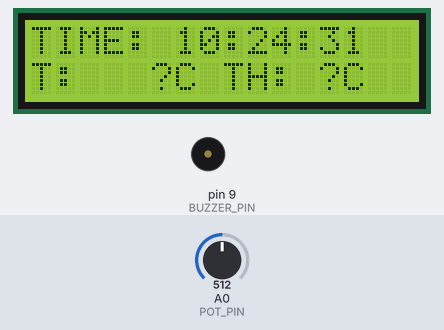
The sketch below on a simulated Arduino Uno, built with avr-gcc and run on an emulated ATmega328P. On the bench: 16×2 character LCD, buzzer (waves = sounding). Wiring (from diagram.json): DS1307 clock at I2C address 0x68. The inputs (shaded band) are chosen by the test bench; at power-on: A0 (POT_PIN) = 512. The local clock reads 2024-03-15 10:24:30 at power-on unless the sketch sets it; what the sketch prints to the serial monitor is not drawn.

Above: at 1.2 s.
1.3 s: A0 (POT_PIN) set to 533
3.7 s: A0 (POT_PIN) set to 556
At 3.87 s:
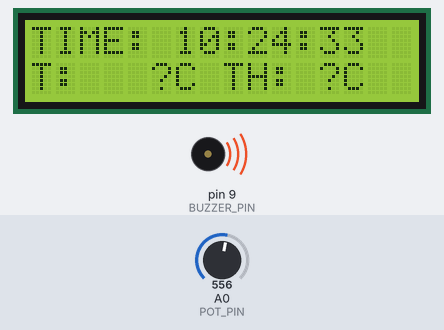
6.8 s: A0 (POT_PIN) set to 511
At 8.8 s:
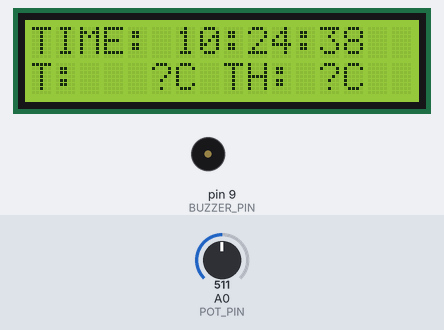
Timing chart, 0 to 10.3 s (numbered marks = the images above; inputs shaded):
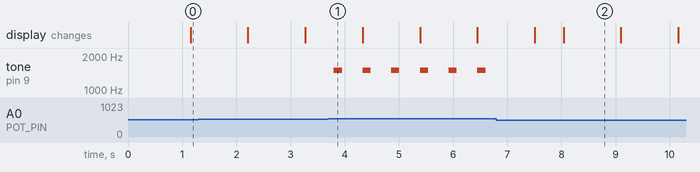

The sketch:

sketch.ino
```cpp
#include <Wire.h>
#include <LiquidCrystal_I2C.h>

LiquidCrystal_I2C lcd(0x27, 16, 2);
const byte RTC_ADDR = 0x68;
const int BUZZER_PIN = 9;
const int POT_PIN = A0;

byte bcd2dec(byte val) { return (val >> 4) * 10 + (val & 0x0F); }
byte dec2bcd(byte val) { return ((val / 10) << 4) | (val % 10); }

void setup() {
  pinMode(BUZZER_PIN, OUTPUT);
  Serial.begin(115200);
  Wire.begin();
  lcd.init();
  lcd.backlight();
  Serial.println("TIME,TEMP_C,THRESHOLD");
}

void loop() {
  Wire.beginTransmission(RTC_ADDR);
  Wire.write(0x00);
  Wire.endTransmission(false);
  Wire.requestFrom((uint8_t)RTC_ADDR, (uint8_t)3);

  byte s = bcd2dec(Wire.read() & 0x7F);
  byte m = bcd2dec(Wire.read() & 0x7F);
  byte h = bcd2dec(Wire.read() & 0x3F);

  float temp = 20.0 + (analogRead(POT_PIN) * 15.0 / 1023.0); // Simulated temp from pot
  float threshold = 28.0;

  char l1[17], l2[17];
  snprintf(l1, sizeof(l1), "TIME: %02d:%02d:%02d", h, m, s);
  snprintf(l2, sizeof(l2), "T:%4.1fC TH:%2.0fC", temp, threshold);
  lcd.setCursor(0, 0); lcd.print(l1);
  lcd.setCursor(0, 1); lcd.print(l2);

  // Alarm threshold trigger
  if (temp > threshold) {
    tone(BUZZER_PIN, 1500, 150);
  } else {
    noTone(BUZZER_PIN);
  }

  // Serial CSV stream for PC logger
  Serial.print(h); Serial.print(":"); Serial.print(m); Serial.print(":"); Serial.print(s);
  Serial.print(","); Serial.print(temp); Serial.print(","); Serial.println(threshold);
  delay(500);
}
```

Measured:
- the behaviour switches between 545 and 546 on A0 (POT_PIN) (found by bisection; images 0 and 1)
- after the input at 3.7 s, tone on pin 9 (BUZZER_PIN): alternates 1500 Hz for 0.15 s and silent for 0.38 s, starting after 0.10 s
- after the input at 6.8 s, tone on pin 9 (BUZZER_PIN): stops changing and stays silent
